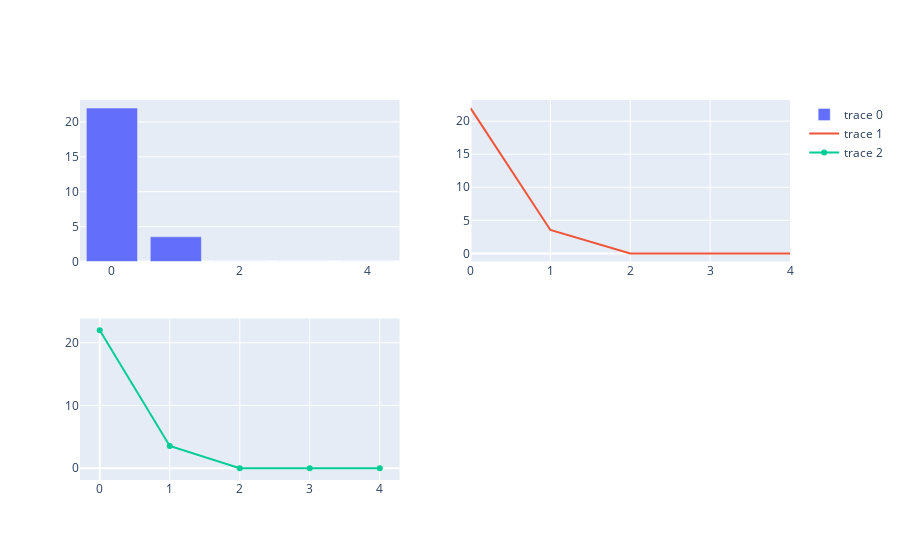

Source (notebook cell):
### Code cell
fig=make_subplots(rows=2,cols=2)
fig.add_trace(go.Bar(y=weather["Wind Speed Daily AVG"].head()),row=1,col=1)
fig.add_trace(go.Scatter(y=weather["Wind Speed Daily AVG"].head(),mode="lines"),
              row=1,col=2)
fig.add_trace(go.Scatter(y=weather["Wind Speed Daily AVG"].head()),row=2,col=1)
fig.show()

### Figure 1 — Plotly figure (JSON) as saved in the notebook; plotly's stock layout.template omitted (floating-point values rounded to 4 significant figures)
{"data": [{"type": "bar", "xaxis": "x", "y": [21.98, 3.541, 0, 0, 0], "yaxis": "y"}, {"mode": "lines", "type": "scatter", "xaxis": "x2", "y": [21.98, 3.541, 0, 0, 0], "yaxis": "y2"}, {"type": "scatter", "xaxis": "x3", "y": [21.98, 3.541, 0, 0, 0], "yaxis": "y3"}], "layout": {"autosize": true, "xaxis": {"anchor": "y", "autorange": true, "domain": [0, 0.45], "range": [-0.5, 4.5]}, "xaxis2": {"anchor": "y2", "autorange": true, "domain": [0.55, 1], "range": [0, 4]}, "xaxis3": {"anchor": "y3", "autorange": true, "domain": [0, 0.45], "range": [-0.325, 4.325]}, "xaxis4": {"anchor": "y4", "domain": [0.55, 1]}, "yaxis": {"anchor": "x", "autorange": true, "domain": [0.575, 1], "range": [0, 23.13], "type": "linear"}, "yaxis2": {"anchor": "x2", "autorange": true, "domain": [0.575, 1], "range": [-1.221, 23.2], "type": "linear"}, "yaxis3": {"anchor": "x3", "autorange": true, "domain": [0, 0.425], "range": [-2.177, 24.15], "type": "linear"}, "yaxis4": {"anchor": "x4", "domain": [0, 0.425]}}}
